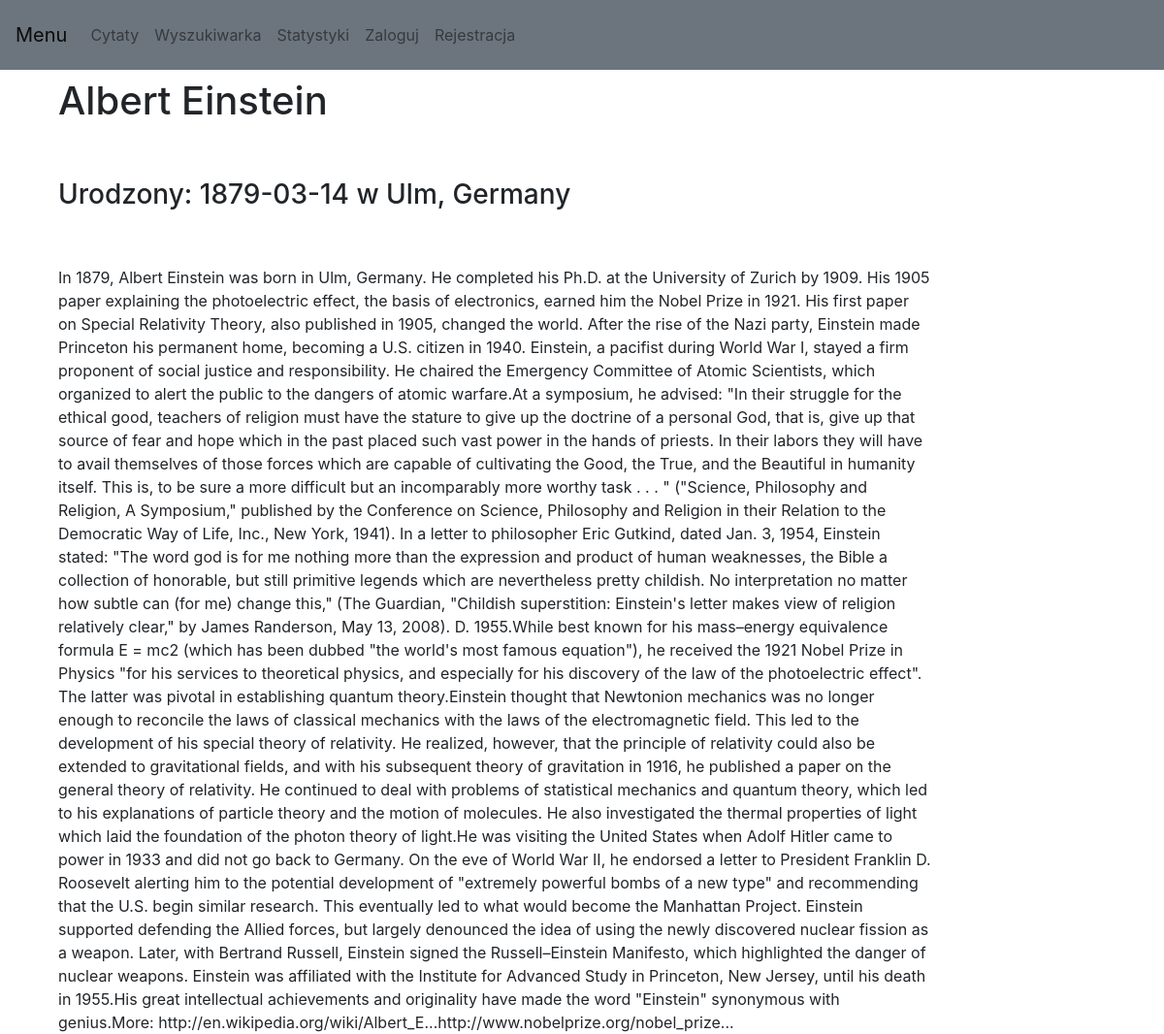
Page /about/1/ on the committed database.
### config.py (models this page shows)
class Author(db.Model):
    id = db.Column(db.Integer, primary_key=True)
    name = db.Column(db.String, unique=True, nullable=False)
    quotes = db.relationship("Quote", back_populates="author")
    about = db.Column(db.String)
    date_of_birth = db.Column(db.Date)
    place_of_birth = db.Column(db.String)

### main.py (the view)
@app.route("/about/<int:author_id>/")
def about(author_id):
    author = Author.query.filter(Author.id == author_id).first()
    if author == None:
        flash("Blad - brak autora!")
        return index()
    return render_template("about.html", author = author)

### templates/about.html
{% extends "base.html" %}
{% block content %}
<div class="" style="margin-left:5%; margin-right:20%;">
    <h1>{{author.name}}</h1>
    <br><br>
    <h3>Urodzony: {{author.date_of_birth}} w {{author.place_of_birth}}</h3>
    <br><br>
    {{author.about}}
</div>
{% endblock %}

### rows in the picture
Author: name "Albert Einstein", date_of_birth "1879-03-14", place_of_birth "Ulm, Germany", about "In 1879, Albert Einstein was born in Ulm, Germany. He completed his Ph.D. at the University of Zurich by 1909. His 1905 paper explaining the photoelectric effect, the basis of electronics, earned him the Nobel Prize in 1921. His first paper on Special Relativity Theory, also published in 1905, changed the world. After the rise of the Nazi party, Einstein made Princeton his permanent home, becoming a U.S. citizen in 1940. Einstein, a pacifist during World War I, stayed a firm proponent of social justice and responsibility. He chaired the Emergency Committee of Atomic Scientists, which organized to alert the public to the dangers of atomic warfare.At a symposium, he advised: \"In their…"
